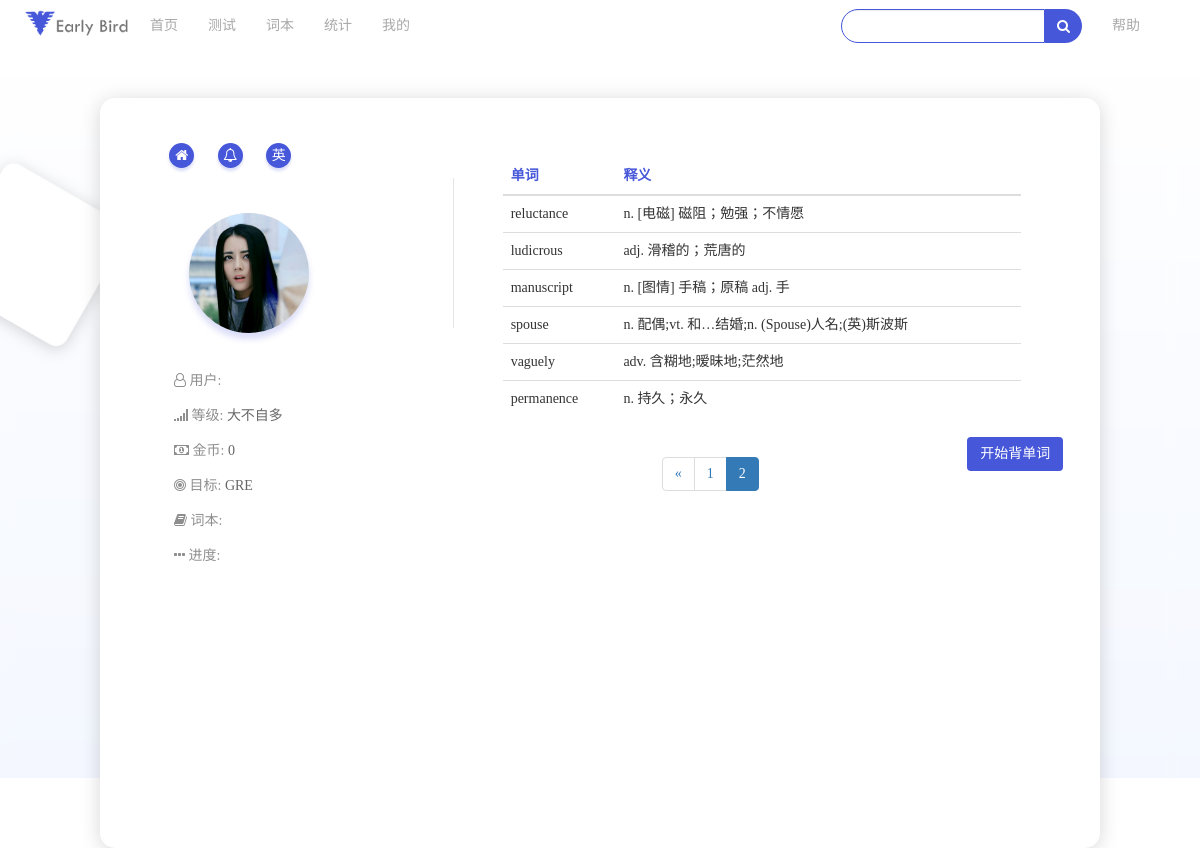
The page /wordbook/?page=3 on the database as committed earlier.
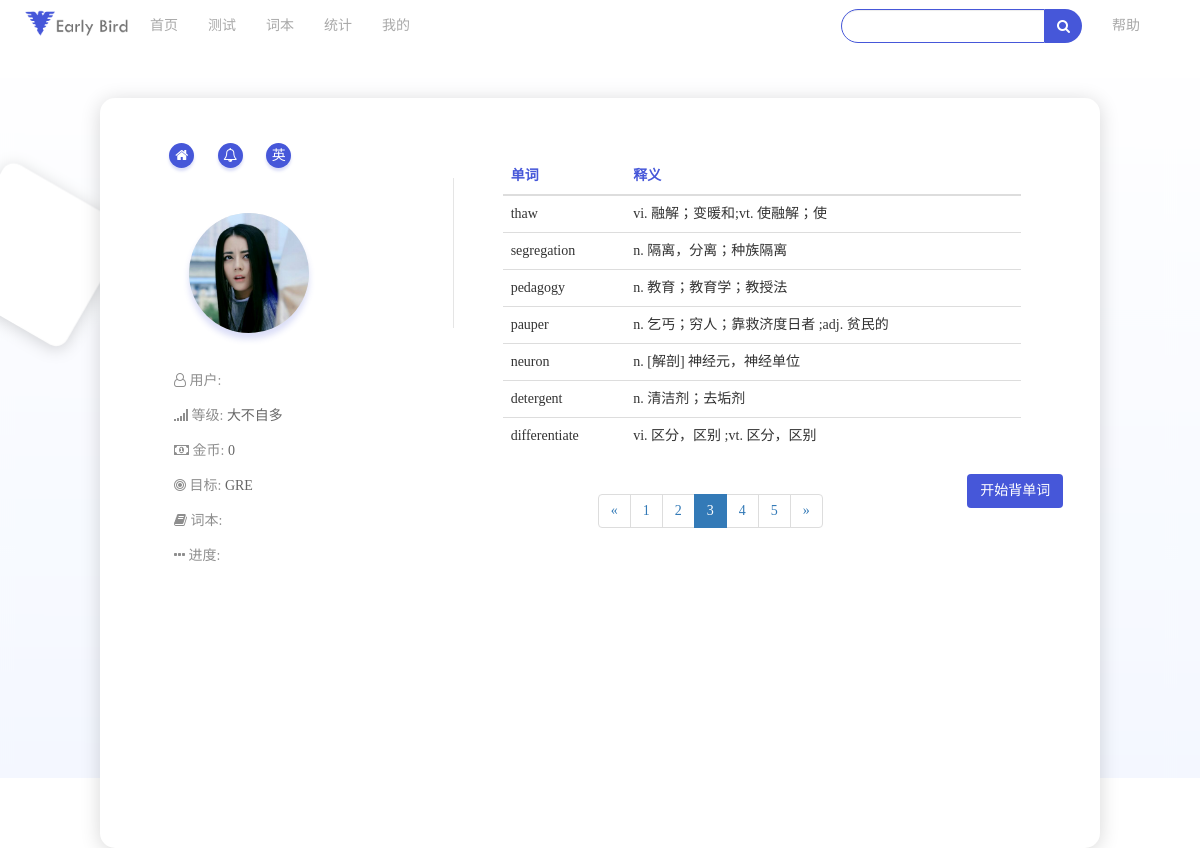
The same page on the database as committed later.
### JoJo/models.py (models this page shows, shortened)
class Word(models.Model):
    wordname    =  models.CharField(max_length=50, primary_key=True)
    group       =  models.CharField(max_length=20)
    soundmark   =  models.CharField(max_length=50, null=True,blank=True)
    explanation =  models.CharField(max_length=200, null=True,blank=True)
    demo_1      =  models.CharField(max_length=100, null=True,blank=True)
    demo_1_translate = models.CharField(max_length=100, null=True, blank=True)
    demo_2      =  models.CharField(max_length=100, null=True,blank=True)
    demo_2_translate = models.CharField(max_length=100, null=True, blank=True)
    demo_3      =  models.CharField(max_length=100, null=True,blank=True)
    demo_3_translate = models.CharField(max_length=100, null=True, blank=True)

### JoJo/views.py (the view)
# urls.py: url(r'^wordbook/$',  'JoJo.views.wordbook', name='wordbook'),  # 个人主页
def wordbook(request):
    json = {}
    username = request.COOKIES.get('username','')
    json['username'] = username
    user = User.objects.filter(username__exact=username)[0]
    json['nickname'] = user.nickname
    json['coin'] = user.coin
    json['level'] = user.level
    json['target'] = user.target
    json['word_num_today'] = user.word_num_today
    json['word_num_remember'] = user.word_num_remember
    json['day_signup'] = user.day_signup
    json['target'] = user.wordbook
    print("---", json['target'])
    words = getWordfromBookbyGroup(json['target'],user.word_total_plan)
    paginator = Paginator(words, 7)  # Show 10 words per page
    page = request.GET.get('page')
    try:
        words = paginator.page(page)
    except PageNotAnInteger:
        words = paginator.page(1)   # If page is not an integer, deliver first page.
    except EmptyPage:
        words = paginator.page(paginator.num_pages) # If page is out of range (e.g. 9999), deliver last page of results.
    json['words'] = words
    return render_to_response('wordbook.html', json)

### JoJo/Tools.py (called while the page is built)
def getWordfromBookbyGroup(group,plan):
    print(plan)
    wordsearch = Word.objects.filter(group=group)
    result = []
    for i in wordsearch:
        if i.wordname in plan: # 正在学习的单词不予显示
            continue
        result.append((i.wordname, i.explanation))
    return tuple(result)

### JoJo/templatetags/pagetag.py (called while the page is built)
@register.simple_tag
def circle_page(curr_page,loop_page):
    offset = abs(curr_page - loop_page)
    if offset < 3:
        if curr_page == loop_page:
            page_ele = '<li class="active"><a href="?page=%s">%s</a></li>'%(loop_page,loop_page)
        else:
            page_ele = '<li><a href="?page=%s">%s</a></li>'%(loop_page,loop_page)
        return format_html(page_ele)
    else:
        return ''

### templates/wordbook.html (shortened to what the changed rows need)
<!DOCTYPE html>
<html lang="en">
<head>
    <link rel="stylesheet" href="/static/css/bootstrap.min.css">
    <link rel="stylesheet" href="/static/css/font-awesome.min.css">
    <link rel="stylesheet" href="/static/css/main.css">
    {% load pagetag %}
</head>
<body>
    <div class="studybox">
        <div class="pannel container col-md-10 col-md-offset-1">
            <div class="col-md-8  af-plancard">
                <table id="wordbook" class="table table-hover center">
                    <thead>
                        <tr >
                            <th id="wordtitle">单词</th>
                            <th id="wordtitle">释义</th>
                        </tr>
                    </thead>
                    <tbody>
                         {% for i in words %}
                             <tr>
                                 <td id="bookwordname">{{ i.0}}</td>
                                 <td>{{ i.1 }}</td>
                             </tr>
                         {% endfor %}
                    </tbody>
                </table>
                <nav id="pagedisplay" class="col-md-10 col-sm-offset-4 text-center" aria-label="Page navigation">
                  <ul class="pagination">
                     {%  for pg in words.paginator.page_range %}
                        {% circle_page words.number pg %}
                     {% endfor %}
                    {% if words.has_next %}
                        <li>
                          <a href="?page={{ words.next_page_number }}" aria-label="Next">
                            <span aria-hidden="true">&raquo;</span>
                          </a>
                        </li>
                        {% endif %}
                  </ul>
                </nav>
            </div>
        </div>
    </div>
</body>
</html>

Rows that differ between the two databases and show on the page:
no longer on this page (row unchanged): Word: wordname "reluctance", explanation "n. [电磁] 磁阻；勉强；不情愿"
no longer on this page (row unchanged): Word: wordname "ludicrous", explanation "adj. 滑稽的；荒唐的"
no longer on this page (row unchanged): Word: wordname "manuscript", explanation "n. [图情] 手稿；原稿 adj. 手"
no longer on this page (row unchanged): Word: wordname "spouse", explanation "n. 配偶;vt. 和…结婚;n. (Spouse)人名;(英)斯波斯"
no longer on this page (row unchanged): Word: wordname "vaguely", explanation "adv. 含糊地;暧昧地;茫然地"
no longer on this page (row unchanged): Word: wordname "permanence", explanation "n. 持久；永久"
added Word: wordname "thaw", explanation "vi. 融解；变暖和;vt. 使融解；使"
added Word: wordname "segregation", explanation "n. 隔离，分离；种族隔离"
added Word: wordname "pedagogy", explanation "n. 教育；教育学；教授法"
added Word: wordname "pauper", explanation "n. 乞丐；穷人；靠救济度日者 ;adj. 贫民的"
added Word: wordname "neuron", explanation "n. [解剖] 神经元，神经单位"
added Word: wordname "detergent", explanation "n. 清洁剂；去垢剂"
added Word: wordname "differentiate", explanation "vi. 区分，区别 ;vt. 区分，区别"
Other text that changed with them:
new list line: "3"
new list line: "4"
new list line: "5"
